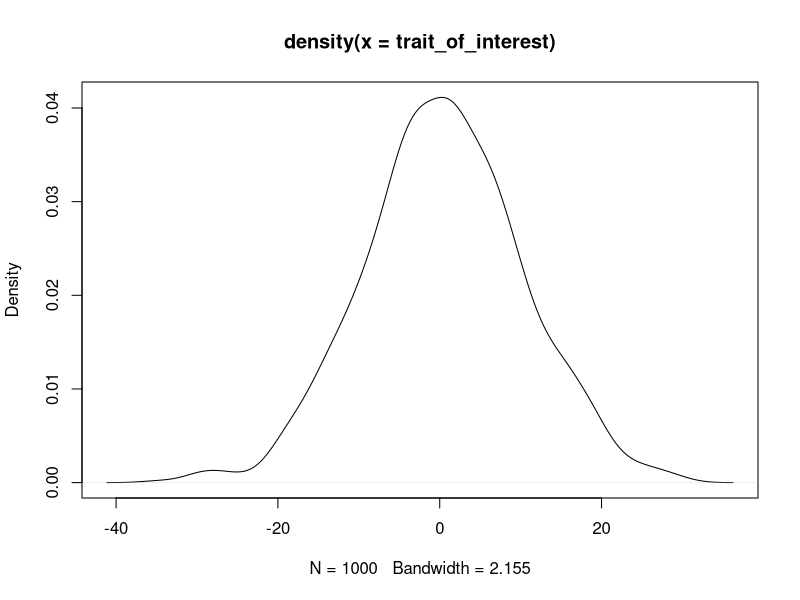
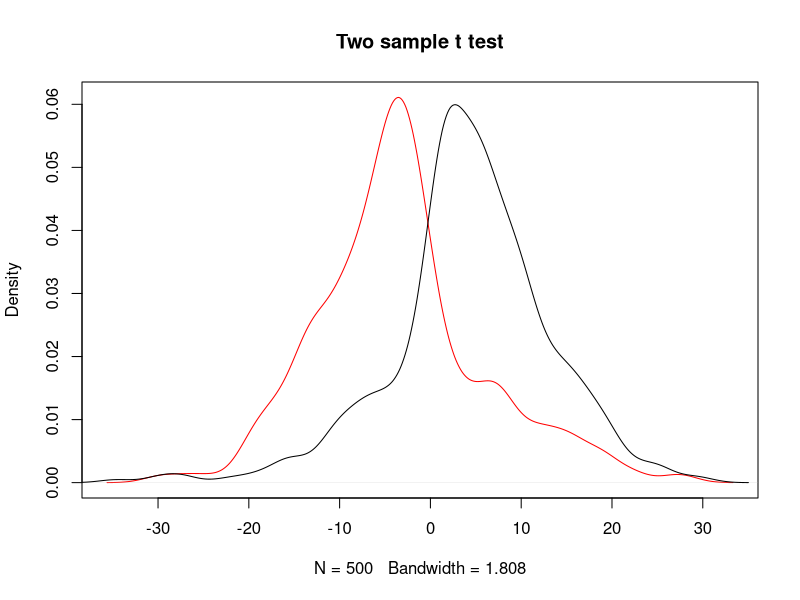
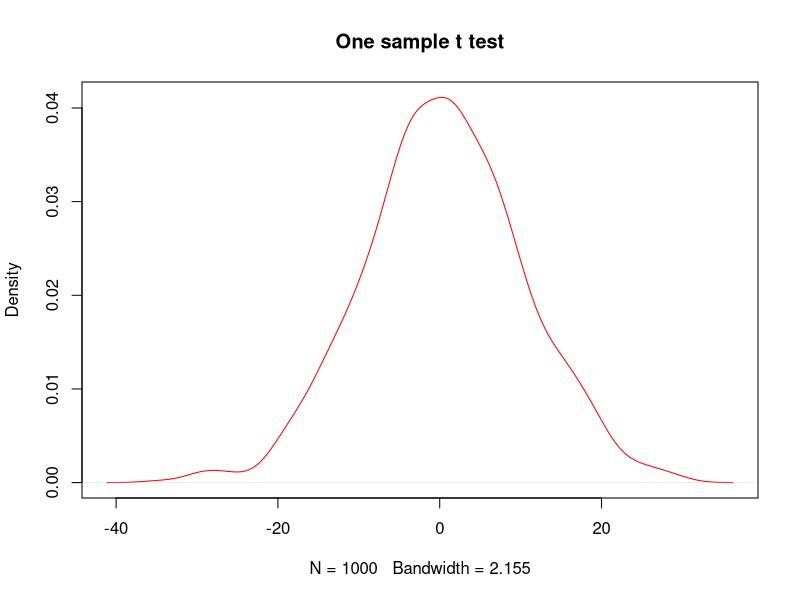
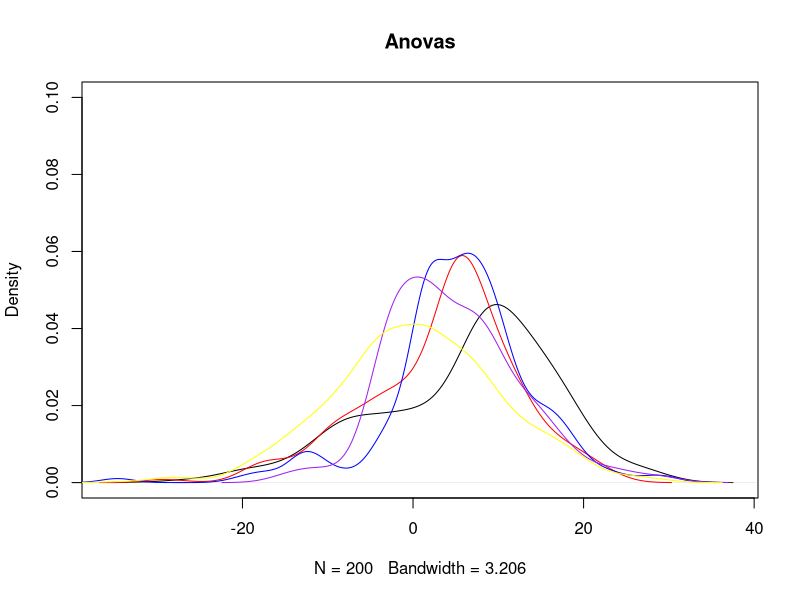
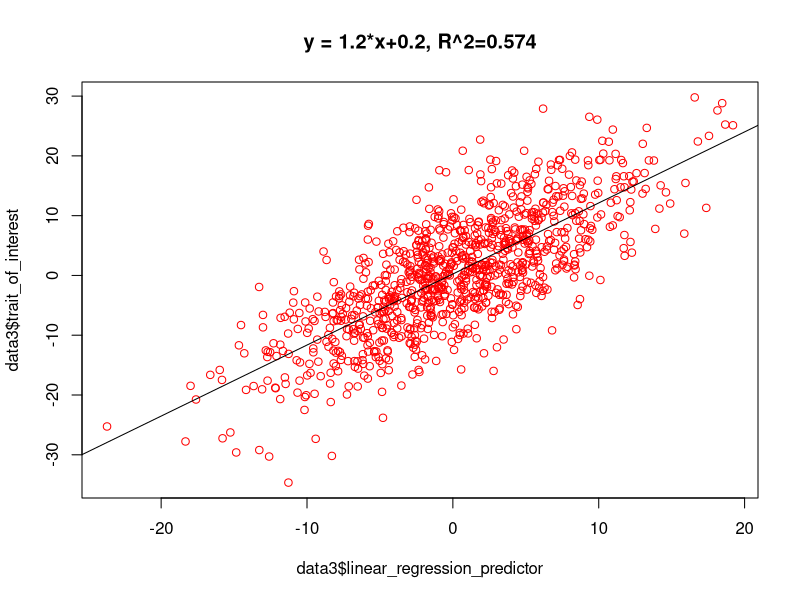

The R source for these figures, in order:
## ---- chunk 1
knitr::opts_chunk$set(echo = TRUE)
## ---- chunk 2
rnorm(1000, 0, 10)->trait_of_interest ### change this to be a trait that you're actually interested in, with an appropriate distribution! 

plot(density(trait_of_interest))
min(trait_of_interest)
max(trait_of_interest)

## ---- chunk 3

yes<-sample(trait_of_interest, 500, replace=FALSE, prob = ifelse(trait_of_interest>0, 0.95, 0.15)) #### play with this line! Is the test statistically significant. When is it not?
predictor_t.test<-(trait_of_interest %in% yes)

cbind.data.frame(trait_of_interest, predictor_t.test)->data

mean(data[which(data$predictor_t.test==TRUE),1])
mean(data[which(data$predictor_t.test==FALSE),1])
t.test(trait_of_interest~predictor_t.test, data=data) ### this does a two sample t-test. What would a one sample t test be testing? How would you do that?

### plots our two samples for distribution
plot(density(data[which(data$predictor_t.test==FALSE),1]), col="red", main="Two sample t test")
lines(density(data[which(data$predictor_t.test==TRUE),1]), ylim=c(0, 0.1), xlim=c(-20,20), main="Two Sample T test")

###plot one sample distribution
plot(density(data$trait_of_interest), col="red", main="One sample t test")
t.test(data$trait_of_interest) ### what is this test doing?


## ---- chunk 4

test1<-sample(trait_of_interest, 200, replace=FALSE, prob = ifelse(trait_of_interest>7, 0.95, 0.15))
test2<-sample(trait_of_interest[which(trait_of_interest %in% test1 == FALSE)], 200, replace=FALSE, prob = ifelse(trait_of_interest[which(trait_of_interest %in% test1 == FALSE)] >4, 0.95, 0.15))
test3<-sample(trait_of_interest[which(trait_of_interest %in% test2 == FALSE | trait_of_interest %in% test1 ==FALSE)], 200, replace=FALSE, prob = ifelse(trait_of_interest[which(trait_of_interest %in% test2 == FALSE | trait_of_interest %in% test1 == FALSE)] >0, 0.95, 0.15))
test4<-sample(trait_of_interest[which(trait_of_interest %in% test2 == FALSE | trait_of_interest %in% test1 ==FALSE | trait_of_interest %in% test3 == FALSE)], 200, replace=FALSE, prob = ifelse(trait_of_interest[which(trait_of_interest %in% test2 == FALSE | trait_of_interest %in% test1 ==FALSE | trait_of_interest %in% test3 == FALSE)] >-4, 0.95, 0.15))
test5<-trait_of_interest[which(trait_of_interest %in% test1 == FALSE| trait_of_interest %in% test2 == FALSE | trait_of_interest %in% test3 == FALSE | trait_of_interest %in% test4 == FALSE)]


plot(density(test1), ylim=c(0, 0.1), main="Anovas")
lines(density(test2), col="red")
lines(density(test3), col="blue")
lines(density(test4), col="purple")
lines(density(test5), col="yellow")


anova_predictor<-data.frame(ifelse(trait_of_interest %in% test1 == TRUE, "group1", ifelse(trait_of_interest %in% test2 == TRUE, "group2", ifelse(trait_of_interest %in% test3 == TRUE, "group3", ifelse(trait_of_interest %in% test4 == TRUE, "group4", "group5")))))

data2<-cbind.data.frame(data, anova_predictor)
names(data2)<-c("trait_of_interest", "predictor_t.test", "anova_predictor")


anova(aov(trait_of_interest~anova_predictor, data=data2)) ### what does this do?

anova(lm(trait_of_interest~anova_predictor, data=data2)) ### what does this do? 
summary(aov(trait_of_interest~anova_predictor, data=data2)) ### what does this do? What do you notice about the last three tests?

### what information is missing here that you wished you had to understand your study better?
analysis_of_variance<-aov(trait_of_interest~anova_predictor, data=data2) ##name the model to keep it for downstream
TukeyHSD(analysis_of_variance, conf.level = 0.95) ### what does this do, and where are the differences?

## ---- chunk 5

linear_regression_predictor<-0.5*trait_of_interest+rnorm(1000, 0, 4) ### change these numbers!! Remember that this is backwards from how we did this on day 1, so the slope should go the other way!
data3<-cbind(data2, linear_regression_predictor)

lm<-lm(trait_of_interest~linear_regression_predictor, data=data3)
summary(lm)### what is the output here? What are we interested in understanding from this model? How do we get m? How do we get the intercept?

eq = paste0("y = ", round(lm$coefficients[2],1), "*x", "+",round(lm$coefficients[1],1), ", R^2=", round(summary(lm)$adj.r.squared, digits=3))
plot(data3$linear_regression_predictor, data3$trait_of_interest, col="red", main=eq)
abline(lm, col="black")

